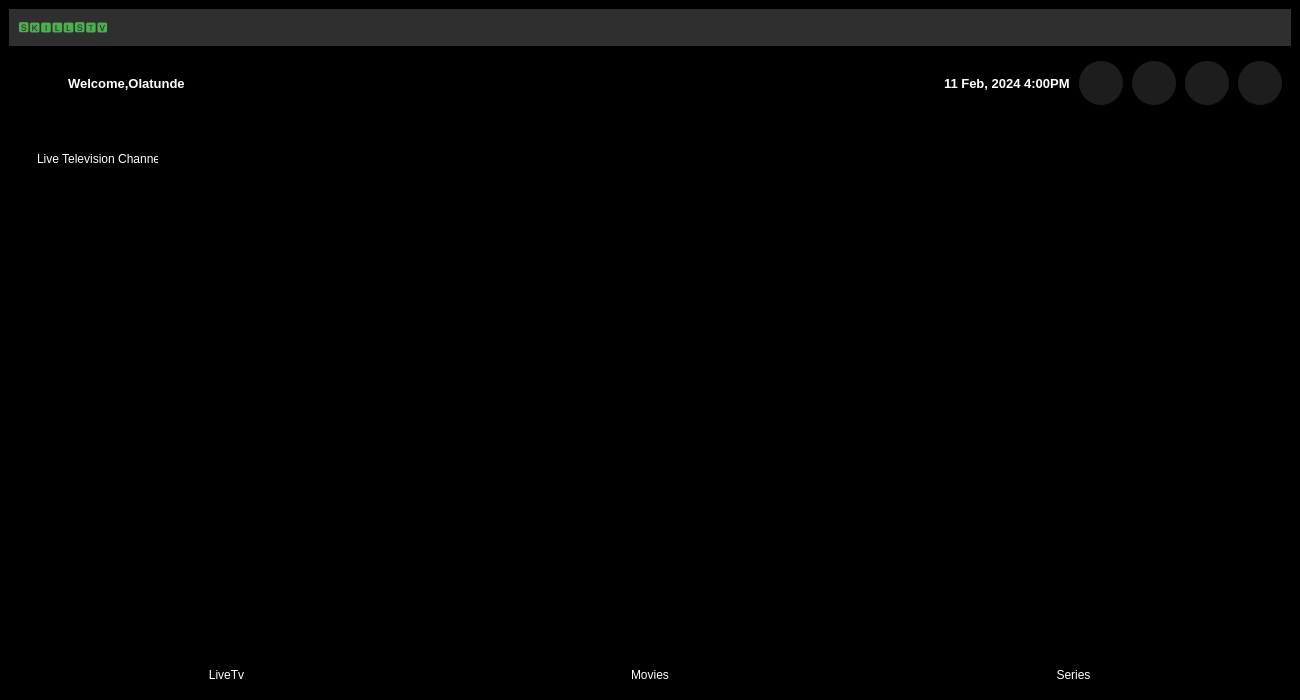
<?xml version="1.0" encoding="UTF-8"?>
<ui version="4.0">
 <class>dashboardWindow</class>
 <widget class="QMainWindow" name="dashboardWindow">
  <property name="enabled">
   <bool>true</bool>
  </property>
  <property name="geometry">
   <rect>
    <x>0</x>
    <y>0</y>
    <width>1300</width>
    <height>700</height>
   </rect>
  </property>
  <property name="windowTitle">
   <string>MainWindow</string>
  </property>
  <widget class="QWidget" name="centralwidget">
   <property name="styleSheet">
    <string notr="true">background-color: rgb(0, 0, 0);</string>
   </property>
   <layout class="QGridLayout" name="gridLayout">
    <item row="1" column="1">
     <widget class="QWidget" name="widget_2" native="true">
      <property name="maximumSize">
       <size>
        <width>16777215</width>
        <height>70</height>
       </size>
      </property>
      <layout class="QHBoxLayout" name="horizontalLayout_4">
       <item>
        <layout class="QGridLayout" name="gridLayout_3">
         <property name="horizontalSpacing">
          <number>6</number>
         </property>
         <property name="verticalSpacing">
          <number>0</number>
         </property>
         <item row="0" column="0">
          <widget class="QPushButton" name="pushButton_11">
           <property name="sizePolicy">
            <sizepolicy hsizetype="Fixed" vsizetype="Fixed">
             <horstretch>0</horstretch>
             <verstretch>0</verstretch>
            </sizepolicy>
           </property>
           <property name="maximumSize">
            <size>
             <width>44</width>
             <height>44</height>
            </size>
           </property>
           <property name="toolTip">
            <string>Notifications</string>
           </property>
           <property name="styleSheet">
            <string notr="true">QPushButton#pushButton_11 { 
border-image: url(:/assets/images/assets/images/PQEJ0959.JPG);
border-radius: 22px;
height: 44px;
width: 44px;
}

QPushButton#pushButton_11:hover {
 background-color: rgb(200, 200, 200);
}</string>
           </property>
           <property name="text">
            <string/>
           </property>
           <property name="iconSize">
            <size>
             <width>30</width>
             <height>30</height>
            </size>
           </property>
          </widget>
         </item>
         <item row="0" column="1">
          <widget class="QLabel" name="label">
           <property name="font">
            <font>
             <pointsize>10</pointsize>
             <weight>75</weight>
             <bold>true</bold>
            </font>
           </property>
           <property name="styleSheet">
            <string notr="true">color: rgb(255, 255, 255);</string>
           </property>
           <property name="text">
            <string>Welcome,Olatunde</string>
           </property>
          </widget>
         </item>
        </layout>
       </item>
       <item>
        <widget class="QFrame" name="frame_4"/>
       </item>
       <item>
        <spacer name="horizontalSpacer">
         <property name="orientation">
          <enum>Qt::Horizontal</enum>
         </property>
         <property name="sizeType">
          <enum>QSizePolicy::Expanding</enum>
         </property>
         <property name="sizeHint" stdset="0">
          <size>
           <width>753</width>
           <height>20</height>
          </size>
         </property>
        </spacer>
       </item>
       <item>
        <layout class="QHBoxLayout" name="horizontalLayout_2">
         <property name="spacing">
          <number>9</number>
         </property>
         <property name="sizeConstraint">
          <enum>QLayout::SetDefaultConstraint</enum>
         </property>
         <property name="leftMargin">
          <number>0</number>
         </property>
         <property name="topMargin">
          <number>0</number>
         </property>
         <property name="bottomMargin">
          <number>0</number>
         </property>
         <item>
          <widget class="QLabel" name="label_5">
           <property name="font">
            <font>
             <pointsize>10</pointsize>
             <weight>75</weight>
             <bold>true</bold>
            </font>
           </property>
           <property name="styleSheet">
            <string notr="true">color: rgb(255, 255, 255);</string>
           </property>
           <property name="text">
            <string>11 Feb, 2024 4:00PM</string>
           </property>
          </widget>
         </item>
         <item>
          <widget class="QPushButton" name="pushButton_14">
           <property name="sizePolicy">
            <sizepolicy hsizetype="Fixed" vsizetype="Fixed">
             <horstretch>0</horstretch>
             <verstretch>0</verstretch>
            </sizepolicy>
           </property>
           <property name="cursor">
            <cursorShape>PointingHandCursor</cursorShape>
           </property>
           <property name="toolTip">
            <string>Notifications</string>
           </property>
           <property name="styleSheet">
            <string notr="true">QPushButton#pushButton_14 { 
border-radius: 22px;
height: 44px;
 
background-color: rgb(29, 29, 29);
width: 44px;
}

QPushButton#pushButton_14:hover {
background-color: rgb(3, 98, 74);
}</string>
           </property>
           <property name="text">
            <string/>
           </property>
           <property name="icon">
            <iconset resource="res.qrc">
             <normaloff>:/assets/icons/assets/icons/settings.svg</normaloff>:/assets/icons/assets/icons/settings.svg</iconset>
           </property>
           <property name="iconSize">
            <size>
             <width>19</width>
             <height>19</height>
            </size>
           </property>
           <property name="autoExclusive">
            <bool>true</bool>
           </property>
          </widget>
         </item>
         <item>
          <widget class="QPushButton" name="pushButton_16">
           <property name="sizePolicy">
            <sizepolicy hsizetype="Fixed" vsizetype="Fixed">
             <horstretch>0</horstretch>
             <verstretch>0</verstretch>
            </sizepolicy>
           </property>
           <property name="cursor">
            <cursorShape>PointingHandCursor</cursorShape>
           </property>
           <property name="toolTip">
            <string>Notifications</string>
           </property>
           <property name="styleSheet">
            <string notr="true">QPushButton#pushButton_16 { 
border-radius: 22px;
height: 44px;
 
background-color: rgb(29, 29, 29);
width: 44px;
}

QPushButton#pushButton_16:hover {
background-color: rgb(3, 98, 74);
}</string>
           </property>
           <property name="text">
            <string/>
           </property>
           <property name="icon">
            <iconset resource="res.qrc">
             <normaloff>:/assets/icons/assets/icons/mail.svg</normaloff>:/assets/icons/assets/icons/mail.svg</iconset>
           </property>
           <property name="iconSize">
            <size>
             <width>19</width>
             <height>19</height>
            </size>
           </property>
           <property name="autoExclusive">
            <bool>true</bool>
           </property>
          </widget>
         </item>
         <item>
          <widget class="QPushButton" name="pushButton_10">
           <property name="sizePolicy">
            <sizepolicy hsizetype="Fixed" vsizetype="Fixed">
             <horstretch>0</horstretch>
             <verstretch>0</verstretch>
            </sizepolicy>
           </property>
           <property name="cursor">
            <cursorShape>PointingHandCursor</cursorShape>
           </property>
           <property name="toolTip">
            <string>Notifications</string>
           </property>
           <property name="styleSheet">
            <string notr="true">QPushButton#pushButton_10 { 
border-radius: 22px;
height: 44px;
 
background-color: rgb(29, 29, 29);
width: 44px;
}

QPushButton#pushButton_10:hover {
background-color: rgb(3, 98, 74);
}</string>
           </property>
           <property name="text">
            <string/>
           </property>
           <property name="icon">
            <iconset resource="res.qrc">
             <normaloff>:/assets/icons/assets/icons/bell.svg</normaloff>:/assets/icons/assets/icons/bell.svg</iconset>
           </property>
           <property name="iconSize">
            <size>
             <width>19</width>
             <height>19</height>
            </size>
           </property>
           <property name="autoExclusive">
            <bool>true</bool>
           </property>
          </widget>
         </item>
         <item>
          <widget class="QPushButton" name="pushButton_15">
           <property name="sizePolicy">
            <sizepolicy hsizetype="Fixed" vsizetype="Fixed">
             <horstretch>0</horstretch>
             <verstretch>0</verstretch>
            </sizepolicy>
           </property>
           <property name="cursor">
            <cursorShape>PointingHandCursor</cursorShape>
           </property>
           <property name="toolTip">
            <string>Notifications</string>
           </property>
           <property name="styleSheet">
            <string notr="true">QPushButton#pushButton_15 { 
border-radius: 22px;
height: 44px;
 
background-color: rgb(29, 29, 29);
width: 44px;
}

QPushButton#pushButton_15:hover {
background-color: rgb(3, 98, 74);
}</string>
           </property>
           <property name="text">
            <string/>
           </property>
           <property name="icon">
            <iconset resource="res.qrc">
             <normaloff>:/assets/icons/assets/icons/log-out.svg</normaloff>:/assets/icons/assets/icons/log-out.svg</iconset>
           </property>
           <property name="iconSize">
            <size>
             <width>19</width>
             <height>19</height>
            </size>
           </property>
           <property name="autoExclusive">
            <bool>true</bool>
           </property>
          </widget>
         </item>
        </layout>
       </item>
      </layout>
     </widget>
    </item>
    <item row="0" column="1">
     <widget class="QWidget" name="widget_3" native="true">
      <property name="maximumSize">
       <size>
        <width>16777215</width>
        <height>40</height>
       </size>
      </property>
      <property name="styleSheet">
       <string notr="true">border-top: 60px;
background-color: rgb(47, 47, 47);</string>
      </property>
      <layout class="QHBoxLayout" name="horizontalLayout_5">
       <item>
        <widget class="QLabel" name="logo">
         <property name="styleSheet">
          <string notr="true"/>
         </property>
         <property name="text">
          <string>&lt;html&gt;&lt;head/&gt;&lt;body&gt;&lt;p&gt;&lt;span style=&quot; color:#4caf50;&quot;&gt;🆂🅺🅸🅻🅻🆂🆃🆅&lt;/span&gt;&lt;/p&gt;&lt;/body&gt;&lt;/html&gt;</string>
         </property>
        </widget>
       </item>
       <item>
        <spacer name="horizontalSpacer_4">
         <property name="orientation">
          <enum>Qt::Horizontal</enum>
         </property>
         <property name="sizeHint" stdset="0">
          <size>
           <width>888</width>
           <height>19</height>
          </size>
         </property>
        </spacer>
       </item>
       <item>
        <layout class="QHBoxLayout" name="horizontalLayout_3">
         <item>
          <widget class="QPushButton" name="pushButton_18">
           <property name="sizePolicy">
            <sizepolicy hsizetype="Fixed" vsizetype="Fixed">
             <horstretch>0</horstretch>
             <verstretch>0</verstretch>
            </sizepolicy>
           </property>
           <property name="cursor">
            <cursorShape>PointingHandCursor</cursorShape>
           </property>
           <property name="toolTip">
            <string>Notifications</string>
           </property>
           <property name="styleSheet">
            <string notr="true"/>
           </property>
           <property name="text">
            <string/>
           </property>
           <property name="icon">
            <iconset resource="res.qrc">
             <normaloff>:/assets/icons/assets/icons/minus-square.svg</normaloff>:/assets/icons/assets/icons/minus-square.svg</iconset>
           </property>
           <property name="iconSize">
            <size>
             <width>19</width>
             <height>19</height>
            </size>
           </property>
          </widget>
         </item>
         <item>
          <widget class="QPushButton" name="pushButton_19">
           <property name="sizePolicy">
            <sizepolicy hsizetype="Fixed" vsizetype="Fixed">
             <horstretch>0</horstretch>
             <verstretch>0</verstretch>
            </sizepolicy>
           </property>
           <property name="cursor">
            <cursorShape>PointingHandCursor</cursorShape>
           </property>
           <property name="toolTip">
            <string>Notifications</string>
           </property>
           <property name="styleSheet">
            <string notr="true"/>
           </property>
           <property name="text">
            <string/>
           </property>
           <property name="icon">
            <iconset resource="res.qrc">
             <normaloff>:/assets/icons/assets/icons/square.svg</normaloff>:/assets/icons/assets/icons/square.svg</iconset>
           </property>
           <property name="iconSize">
            <size>
             <width>19</width>
             <height>19</height>
            </size>
           </property>
          </widget>
         </item>
         <item>
          <widget class="QPushButton" name="pushButton_17">
           <property name="sizePolicy">
            <sizepolicy hsizetype="Fixed" vsizetype="Fixed">
             <horstretch>0</horstretch>
             <verstretch>0</verstretch>
            </sizepolicy>
           </property>
           <property name="cursor">
            <cursorShape>PointingHandCursor</cursorShape>
           </property>
           <property name="toolTip">
            <string>Notifications</string>
           </property>
           <property name="styleSheet">
            <string notr="true"/>
           </property>
           <property name="text">
            <string/>
           </property>
           <property name="icon">
            <iconset resource="res.qrc">
             <normaloff>:/assets/icons/assets/icons/x-square.svg</normaloff>:/assets/icons/assets/icons/x-square.svg</iconset>
           </property>
           <property name="iconSize">
            <size>
             <width>19</width>
             <height>19</height>
            </size>
           </property>
          </widget>
         </item>
        </layout>
       </item>
      </layout>
     </widget>
    </item>
    <item row="2" column="1">
     <widget class="QWidget" name="LContainer" native="true">
      <layout class="QGridLayout" name="gridLayout_2">
       <item row="1" column="0">
        <widget class="QStackedWidget" name="stackedWidget">
         <property name="styleSheet">
          <string notr="true"/>
         </property>
         <property name="currentIndex">
          <number>0</number>
         </property>
         <widget class="QWidget" name="LiveTv">
          <layout class="QHBoxLayout" name="horizontalLayout_6">
           <item>
            <widget class="QWidget" name="widget_7" native="true">
             <property name="styleSheet">
              <string notr="true">border-image: url(:/assets/images/assets/images/box.jpg);</string>
             </property>
             <widget class="QLabel" name="label_2">
              <property name="geometry">
               <rect>
                <x>10</x>
                <y>10</y>
                <width>121</width>
                <height>21</height>
               </rect>
              </property>
              <property name="styleSheet">
               <string notr="true">color: rgb(255, 255, 255);</string>
              </property>
              <property name="text">
               <string>Live Television Channels</string>
              </property>
             </widget>
            </widget>
           </item>
          </layout>
         </widget>
         <widget class="QWidget" name="Movies">
          <layout class="QHBoxLayout" name="horizontalLayout_7">
           <item>
            <widget class="QWidget" name="widget_6" native="true">
             <property name="styleSheet">
              <string notr="true">border-image: url(:/assets/images/assets/images/box.jpg);</string>
             </property>
             <widget class="QLabel" name="label_3">
              <property name="geometry">
               <rect>
                <x>10</x>
                <y>10</y>
                <width>71</width>
                <height>21</height>
               </rect>
              </property>
              <property name="styleSheet">
               <string notr="true">color: rgb(255, 255, 255);</string>
              </property>
              <property name="text">
               <string>Latest Movies</string>
              </property>
             </widget>
            </widget>
           </item>
          </layout>
         </widget>
         <widget class="QWidget" name="Series">
          <layout class="QHBoxLayout" name="horizontalLayout_8">
           <item>
            <widget class="QWidget" name="widget_5" native="true">
             <property name="styleSheet">
              <string notr="true">border-image: url(:/assets/images/assets/images/box.jpg);</string>
             </property>
             <widget class="QLabel" name="label_4">
              <property name="geometry">
               <rect>
                <x>10</x>
                <y>10</y>
                <width>121</width>
                <height>21</height>
               </rect>
              </property>
              <property name="styleSheet">
               <string notr="true">color: rgb(255, 255, 255);</string>
              </property>
              <property name="text">
               <string>Latest Television Series</string>
              </property>
             </widget>
            </widget>
           </item>
          </layout>
         </widget>
        </widget>
       </item>
      </layout>
     </widget>
    </item>
    <item row="3" column="1">
     <widget class="QWidget" name="widget" native="true">
      <property name="maximumSize">
       <size>
        <width>16777215</width>
        <height>45</height>
       </size>
      </property>
      <layout class="QHBoxLayout" name="horizontalLayout">
       <item>
        <widget class="QPushButton" name="LiveTv_Button">
         <property name="cursor">
          <cursorShape>PointingHandCursor</cursorShape>
         </property>
         <property name="styleSheet">
          <string notr="true">QPushButton#LiveTv_Button { 
color: rgb(255, 255, 255);
	
	font: 20pt &quot;Bauhaus 93&quot;;
border-radius: 22px;

}

QPushButton#LiveTv_Button:hover {
color: rgb(3, 98, 74);
}</string>
         </property>
         <property name="text">
          <string>LiveTv</string>
         </property>
         <property name="autoExclusive">
          <bool>true</bool>
         </property>
        </widget>
       </item>
       <item>
        <widget class="QPushButton" name="Movies_Button">
         <property name="cursor">
          <cursorShape>PointingHandCursor</cursorShape>
         </property>
         <property name="styleSheet">
          <string notr="true">
QPushButton#Movies_Button { 
color: rgb(255, 255, 255);
	
	font: 20pt &quot;Bauhaus 93&quot;;
border-radius: 22px;

}

QPushButton#Movies_Button:hover {
color: rgb(3, 98, 74);
}</string>
         </property>
         <property name="text">
          <string>Movies</string>
         </property>
         <property name="autoExclusive">
          <bool>true</bool>
         </property>
        </widget>
       </item>
       <item>
        <widget class="QPushButton" name="Series_Button">
         <property name="cursor">
          <cursorShape>PointingHandCursor</cursorShape>
         </property>
         <property name="styleSheet">
          <string notr="true">
QPushButton#Series_Button { 
color: rgb(255, 255, 255);
	
	font: 20pt &quot;Bauhaus 93&quot;;
border-radius: 22px;

}

QPushButton#Series_Button:hover {
color: rgb(3, 98, 74);
}
</string>
         </property>
         <property name="text">
          <string>Series</string>
         </property>
         <property name="autoExclusive">
          <bool>true</bool>
         </property>
        </widget>
       </item>
      </layout>
     </widget>
    </item>
   </layout>
  </widget>
 </widget>
 <resources>
  <include location="res.qrc"/>
 </resources>
 <connections/>
</ui>
